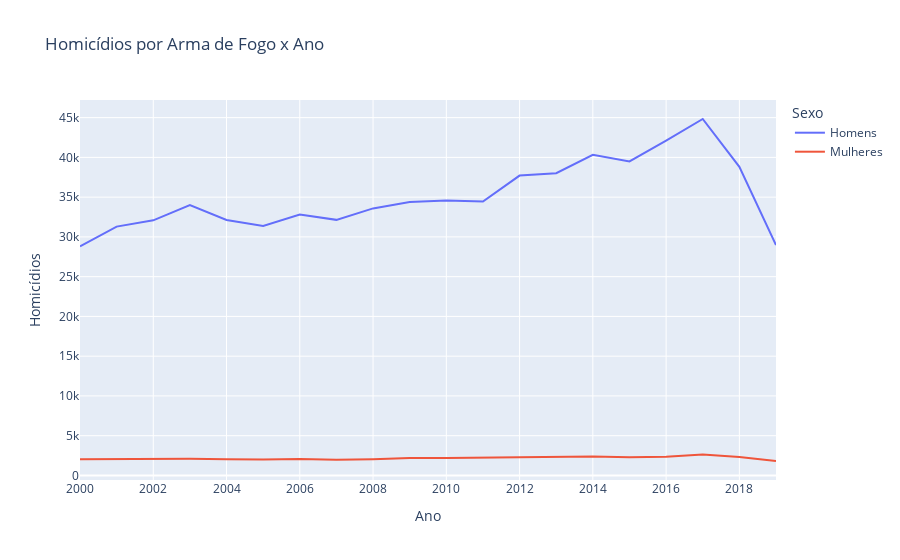

Notebook cell for this chart:
### Code cell
grafico = po.Figure()                                                                                                                                                                                           
                                                                                                                                                                                                                
grafico.add_scatter(x=lista_anos_homens,y=lista_homicidios_homens_por_ano,name="Homens",mode="lines")                                                                                                           
                                                                                                                                                                                                                
grafico.add_scatter(x=lista_anos_mulheres,y=lista_homicidios_mulheres_por_ano,name="Mulheres",mode="lines")                                                                                                     
                                                                                                                                                                                                                
grafico.update_layout(title="Homicídios por Arma de Fogo x Ano",xaxis_title="Ano",yaxis_title="Homicídios",legend_title="Sexo",hovermode="x unified")

### Figure 1 — Plotly figure (JSON) as saved in the notebook; plotly's stock layout.template omitted (floating-point values rounded to 4 significant figures)
{"data": [{"mode": "lines", "name": "Homens", "type": "scatter", "x": [2000, 2001, 2002, 2003, 2004, 2005, 2006, 2007, 2008, 2009, 2010, 2011, 2012, 2013, 2014, 2015, 2016, 2017, 2018, 2019], "y": [28822, 31294, 32083, 33991, 32126, 31388, 32811, 32144, 33582, 34402, 34576, 34442, 37715, 38007, 40329, 39500, 42102, 44828, 38808, 28982]}, {"mode": "lines", "name": "Mulheres", "type": "scatter", "x": [2000, 2001, 2002, 2003, 2004, 2005, 2006, 2007, 2008, 2009, 2010, 2011, 2012, 2013, 2014, 2015, 2016, 2017, 2018, 2019], "y": [2029, 2082, 2053, 2112, 2048, 2017, 2082, 1987, 2048, 2191, 2194, 2258, 2332, 2323, 2390, 2278, 2339, 2641, 2330, 1817]}], "layout": {"hovermode": "x unified", "legend": {"title": {"text": "Sexo"}}, "title": {"text": "Homicídios por Arma de Fogo x Ano"}, "xaxis": {"title": {"text": "Ano"}}, "yaxis": {"title": {"text": "Homicídios"}}}}
